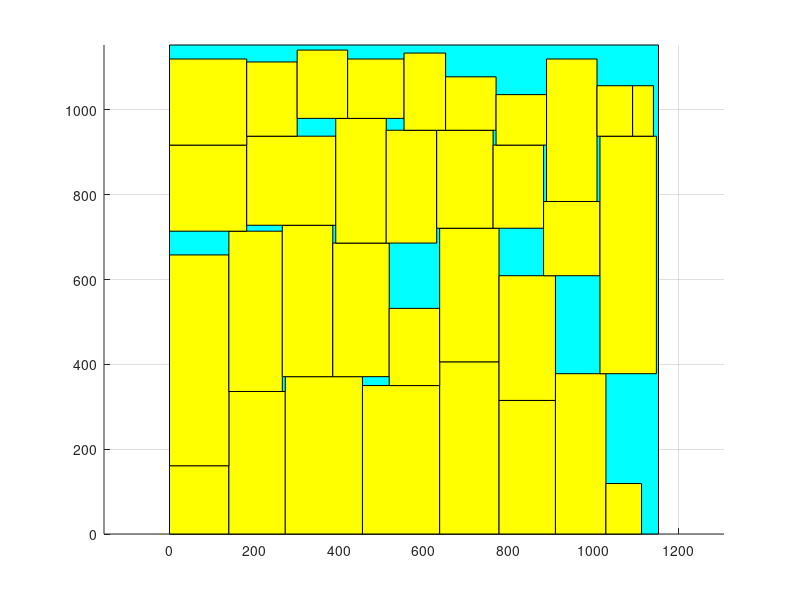

Reproduce this figure in MATLAB.
axis equal;
hold on;
grid on;
block_x=[0 0 1153 1153 0];
block_y=[0 1153 1153 0 0];
fill(block_x, block_y, 'c');
block_x=[0 0 140 140 0];
block_y=[0 161 161 0 0];
fill(block_x, block_y, 'y');
block_x=[140 140 273 273 140];
block_y=[0 336 336 0 0];
fill(block_x, block_y, 'y');
block_x=[0 0 140 140 0];
block_y=[161 658 658 161 161];
fill(block_x, block_y, 'y');
block_x=[273 273 455 455 273];
block_y=[0 371 371 0 0];
fill(block_x, block_y, 'y');
block_x=[140 140 266 266 140];
block_y=[336 714 714 336 336];
fill(block_x, block_y, 'y');
block_x=[0 0 182 182 0];
block_y=[714 917 917 714 714];
fill(block_x, block_y, 'y');
block_x=[455 455 637 637 455];
block_y=[0 350 350 0 0];
fill(block_x, block_y, 'y');
block_x=[266 266 385 385 266];
block_y=[371 728 728 371 371];
fill(block_x, block_y, 'y');
block_x=[182 182 392 392 182];
block_y=[728 938 938 728 728];
fill(block_x, block_y, 'y');
block_x=[0 0 182 182 0];
block_y=[917 1120 1120 917 917];
fill(block_x, block_y, 'y');
block_x=[637 637 777 777 637];
block_y=[0 406 406 0 0];
fill(block_x, block_y, 'y');
block_x=[385 385 518 518 385];
block_y=[371 686 686 371 371];
fill(block_x, block_y, 'y');
block_x=[392 392 511 511 392];
block_y=[686 980 980 686 686];
fill(block_x, block_y, 'y');
block_x=[182 182 301 301 182];
block_y=[938 1113 1113 938 938];
fill(block_x, block_y, 'y');
block_x=[777 777 910 910 777];
block_y=[0 315 315 0 0];
fill(block_x, block_y, 'y');
block_x=[518 518 637 637 518];
block_y=[350 532 532 350 350];
fill(block_x, block_y, 'y');
block_x=[511 511 630 630 511];
block_y=[686 952 952 686 686];
fill(block_x, block_y, 'y');
block_x=[301 301 420 420 301];
block_y=[980 1141 1141 980 980];
fill(block_x, block_y, 'y');
block_x=[910 910 1029 1029 910];
block_y=[0 378 378 0 0];
fill(block_x, block_y, 'y');
block_x=[637 637 777 777 637];
block_y=[406 721 721 406 406];
fill(block_x, block_y, 'y');
block_x=[630 630 763 763 630];
block_y=[721 952 952 721 721];
fill(block_x, block_y, 'y');
block_x=[420 420 553 553 420];
block_y=[980 1120 1120 980 980];
fill(block_x, block_y, 'y');
block_x=[1029 1029 1113 1113 1029];
block_y=[0 119 119 0 0];
fill(block_x, block_y, 'y');
block_x=[777 777 910 910 777];
block_y=[315 609 609 315 315];
fill(block_x, block_y, 'y');
block_x=[763 763 882 882 763];
block_y=[721 917 917 721 721];
fill(block_x, block_y, 'y');
block_x=[553 553 651 651 553];
block_y=[952 1134 1134 952 952];
fill(block_x, block_y, 'y');
block_x=[882 882 1015 1015 882];
block_y=[609 784 784 609 609];
fill(block_x, block_y, 'y');
block_x=[651 651 770 770 651];
block_y=[952 1078 1078 952 952];
fill(block_x, block_y, 'y');
block_x=[1015 1015 1148 1148 1015];
block_y=[378 938 938 378 378];
fill(block_x, block_y, 'y');
block_x=[770 770 889 889 770];
block_y=[917 1036 1036 917 917];
fill(block_x, block_y, 'y');
block_x=[889 889 1008 1008 889];
block_y=[784 1120 1120 784 784];
fill(block_x, block_y, 'y');
block_x=[1008 1008 1092 1092 1008];
block_y=[938 1057 1057 938 938];
fill(block_x, block_y, 'y');
block_x=[1092 1092 1141 1141 1092];
block_y=[938 1057 1057 938 938];
fill(block_x, block_y, 'y');
